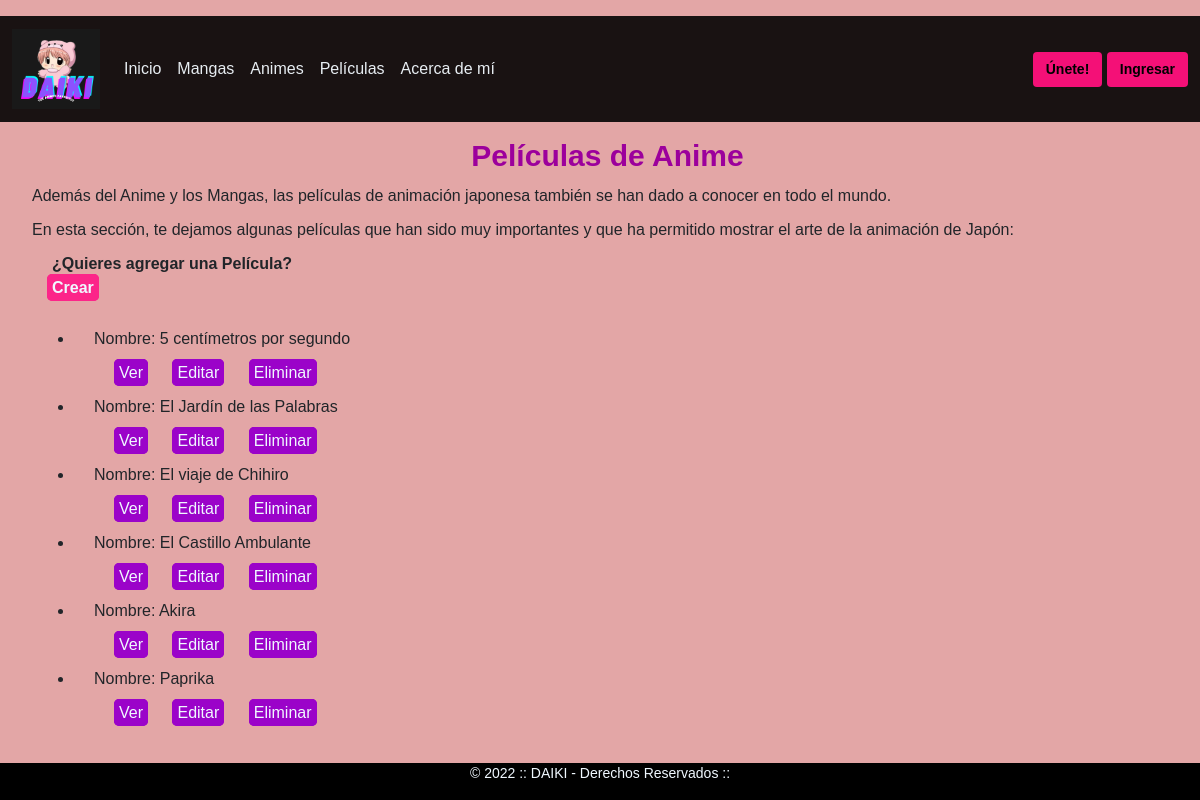
Screenshot of /app_Daiki/pelicula/basePeliculas with the database file from the repository.
### app_Daiki/models.py (models this page shows, shortened)
class Pelicula(models.Model):
    nombre = models.CharField(max_length=40)
    estudio = models.CharField(max_length=30)
    fecha_estreno = models.DateField()
    duracion = models.IntegerField()
    class Meta:
        verbose_name = "Pelicula"
        verbose_name_plural = "Peliculas"

### app_Daiki/views.py (the view)
# urls.py: path('pelicula/basePeliculas', views.PeliculaList.as_view(), name="BasePeliculas"),
class PeliculaList(ListView):
    model = Pelicula
    template_name = "app_Daiki/basePeliculas.html"

### app_Daiki/templates/app_Daiki/basepeliculas.html
{% extends "app_Daiki/padre.html" %}
{% load static %}
{% block contenidoConCambios %}
<h1>Películas de Anime</h1>
<section>
    <p>Además del Anime y los Mangas, las películas de animación japonesa también se han dado a conocer en todo el mundo.</p>
    <p>En esta sección, te dejamos algunas películas que han sido muy importantes y que ha permitido mostrar el arte de la animación de Japón:</p>
    <div class="crear">
        <p>¿Quieres agregar una Película?</p>
        <a class="bt-form-base" href="{% url 'NewPeliculas' %}">Crear</a>
    </div>
    <div class="container">
        <ul>
            {% for pelicula in object_list %}
            <li>
                <p>Nombre: {{pelicula.nombre}}</p>
                <p>
                    <a class="bt-form-url" href="{% url 'DetallePeliculas' pelicula.id %}">Ver</a>
                    <a class="bt-form-url" href="{% url 'EditPeliculas' pelicula.id %}">Editar</a>
                    <a class="bt-form-url" href="{% url 'DeletePeliculas' pelicula.id %}">Eliminar</a>
                </p>
            </li>
            {% endfor %}
        </ul>
    </div>
</section>
{% endblock %}

### app_Daiki/static/app_Daiki/css/style.css (style rules this page uses)
* { margin: 0; padding: 0; box-sizing: border-box; }
body { font-family: 'Montserrat', sans-serif; background-color: rgb(227, 166, 166); display: flex; flex-direction: column; min-height: 100vh; }
.container { margin-bottom: auto; }
h1 { color: rgb(156, 0, 156); text-align: center; margin-left: 15px; font-size: 30px; font-weight: bold; }
.bt-form-base { background-color: rgb(252, 37, 137); color: aliceblue; border: rgb(252, 37, 137) solid 5px; border-radius: 5px; margin-left: 15px; text-decoration: none; }
.bt-form-url { background-color: rgb(155, 3, 201); color: aliceblue; border: rgb(155, 3, 201) solid 5px; border-radius: 5px; margin-top: 20px; margin-left: 20px; text-decoration: none; }
.crear { margin-left: 20px; margin-top: 10px; margin-bottom: 15px; height: 60px; font-weight: bold; }
section p { margin: 0 20px; margin-top: 10px; font-size: 16px; }

### rows the page displays
Pelicula: nombre "5 centímetros por segundo"
Pelicula: nombre "El Jardín de las Palabras"
Pelicula: nombre "El viaje de Chihiro"
Pelicula: nombre "El Castillo Ambulante"
Pelicula: nombre "Akira"
Pelicula: nombre "Paprika"
